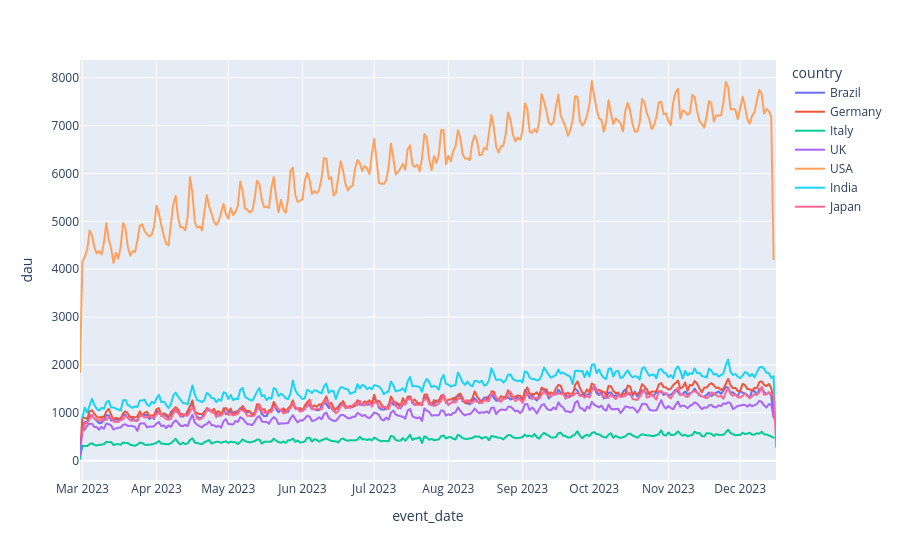

The code cell stored with this chart in its notebook:
### Code cell
query_2 = """
select
date(s.session_start_time) as event_date,
ui.country,
count(distinct s.user_id) as dau
from mobile_game.sessions s 
left join mobile_game.user_info ui
on s.user_id = ui.user_id
group by date(s.session_start_time), ui.country
order by event_date
"""
df_2 = fetch_data_pandas(query_2)
px.line(df_2, x='event_date', y='dau', color='country')

### Figure 1 — Plotly figure (JSON) as saved in the notebook; plotly's stock layout.template omitted (floating-point values rounded to 4 significant figures; data arrays with more than 128 entries replaced by an {"elided": "..."} marker saying what was removed)
{"data": [{"hovertemplate": "country=Brazil<br>event_date=%{x}<br>dau=%{y}<extra></extra>", "legendgroup": "Brazil", "line": {"color": "#636efa", "dash": "solid"}, "marker": {"symbol": "circle"}, "mode": "lines", "name": "Brazil", "showlegend": true, "type": "scattergl", "x": {"elided": "291 str values"}, "xaxis": "x", "y": {"elided": "291 int values"}, "yaxis": "y"}, {"hovertemplate": "country=Germany<br>event_date=%{x}<br>dau=%{y}<extra></extra>", "legendgroup": "Germany", "line": {"color": "#EF553B", "dash": "solid"}, "marker": {"symbol": "circle"}, "mode": "lines", "name": "Germany", "showlegend": true, "type": "scattergl", "x": {"elided": "291 str values"}, "xaxis": "x", "y": {"elided": "291 int values"}, "yaxis": "y"}, {"hovertemplate": "country=Italy<br>event_date=%{x}<br>dau=%{y}<extra></extra>", "legendgroup": "Italy", "line": {"color": "#00cc96", "dash": "solid"}, "marker": {"symbol": "circle"}, "mode": "lines", "name": "Italy", "showlegend": true, "type": "scattergl", "x": {"elided": "291 str values"}, "xaxis": "x", "y": {"elided": "291 int values"}, "yaxis": "y"}, {"hovertemplate": "country=UK<br>event_date=%{x}<br>dau=%{y}<extra></extra>", "legendgroup": "UK", "line": {"color": "#ab63fa", "dash": "solid"}, "marker": {"symbol": "circle"}, "mode": "lines", "name": "UK", "showlegend": true, "type": "scattergl", "x": {"elided": "291 str values"}, "xaxis": "x", "y": {"elided": "291 int values"}, "yaxis": "y"}, {"hovertemplate": "country=USA<br>event_date=%{x}<br>dau=%{y}<extra></extra>", "legendgroup": "USA", "line": {"color": "#FFA15A", "dash": "solid"}, "marker": {"symbol": "circle"}, "mode": "lines", "name": "USA", "showlegend": true, "type": "scattergl", "x": {"elided": "291 str values"}, "xaxis": "x", "y": {"elided": "291 int values"}, "yaxis": "y"}, {"hovertemplate": "country=India<br>event_date=%{x}<br>dau=%{y}<extra></extra>", "legendgroup": "India", "line": {"color": "#19d3f3", "dash": "solid"}, "marker": {"symbol": "circle"}, "mode": "lines", "name": "India", "showlegend": true, "type": "scattergl", "x": {"elided": "291 str values"}, "xaxis": "x", "y": {"elided": "291 int values"}, "yaxis": "y"}, {"hovertemplate": "country=Japan<br>event_date=%{x}<br>dau=%{y}<extra></extra>", "legendgroup": "Japan", "line": {"color": "#FF6692", "dash": "solid"}, "marker": {"symbol": "circle"}, "mode": "lines", "name": "Japan", "showlegend": true, "type": "scattergl", "x": {"elided": "291 str values"}, "xaxis": "x", "y": {"elided": "291 int values"}, "yaxis": "y"}], "layout": {"legend": {"title": {"text": "country"}, "tracegroupgap": 0}, "margin": {"t": 60}, "xaxis": {"anchor": "y", "domain": [0, 1], "title": {"text": "event_date"}}, "yaxis": {"anchor": "x", "domain": [0, 1], "title": {"text": "dau"}}}}
